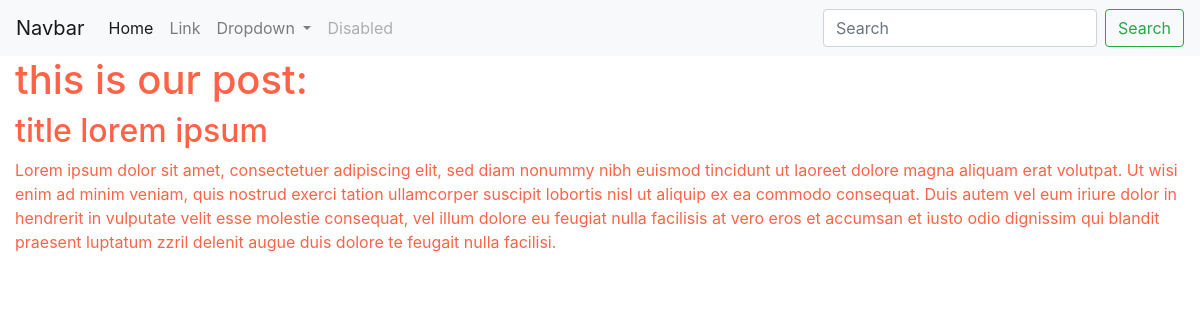
The page /blog/1 on the database its author committed.
### blog/models.py (models this page shows, shortened)
class Post (models.Model):
    STATUS_CHOICES = (
        ('draft' , 'آماده انتشار'),
        ('published' , 'منتشر شده'),
    )
    title = models.CharField(max_length=60 , verbose_name='عنوان')
    slug = models.SlugField(max_length=100 , verbose_name='لینک')
    body = models.TextField(verbose_name='متن کامل')
    publish = models.DateTimeField(default = timezone.now , verbose_name='تاریخ انتشار')
    created = models.DateTimeField(auto_now_add = True , verbose_name='تاریخ ثبت')
    updated = models.DateTimeField(auto_now = True , verbose_name='تاریخ ویرایش')
    status = models.CharField(max_length=60 , choices=STATUS_CHOICES , default= 'draft', verbose_name='وضعیت')
    class Meta:
        verbose_name = 'پست'
        verbose_name_plural = 'پست ها'

### blog/views.py (the view)
# urls.py: path('<int:post_id>' , views.detail , name='detail'),
@require_GET
def detail (request , post_id):
    post = get_object_or_404(Post , pk = post_id)
    context = {
        'post' : post,
    }
    return render(request , 'detail.html', context)

### blog/templates/detail.html (shortened to what this page needs)
{% extends "parent/main.html" %}
{% block body %}
    <h1>this is our post:</h1>
    <h2>title {{post.title}}</h2>
    <p>{{post.body}}</p>
{% endblock %}

### blog/static/css/main.css (style rules this page uses)
body { color:tomato; }

### rows shown on the page
Post: title "lorem ipsum", body "Lorem ipsum dolor sit amet, consectetuer adipiscing elit, sed diam nonummy nibh euismod tincidunt ut laoreet dolore magna aliquam erat volutpat. Ut wisi enim ad minim veniam, quis nostrud exerci tation ullamcorper suscipit lobortis nisl ut aliquip ex ea commodo consequat. Duis autem vel eum iriure dolor in hendrerit in vulputate velit esse molestie consequat, vel illum dolore eu feugiat nulla facilisis at vero eros et accumsan et iusto odio dignissim qui blandit praesent luptatum zzril delenit augue duis dolore te feugait nulla facilisi."
